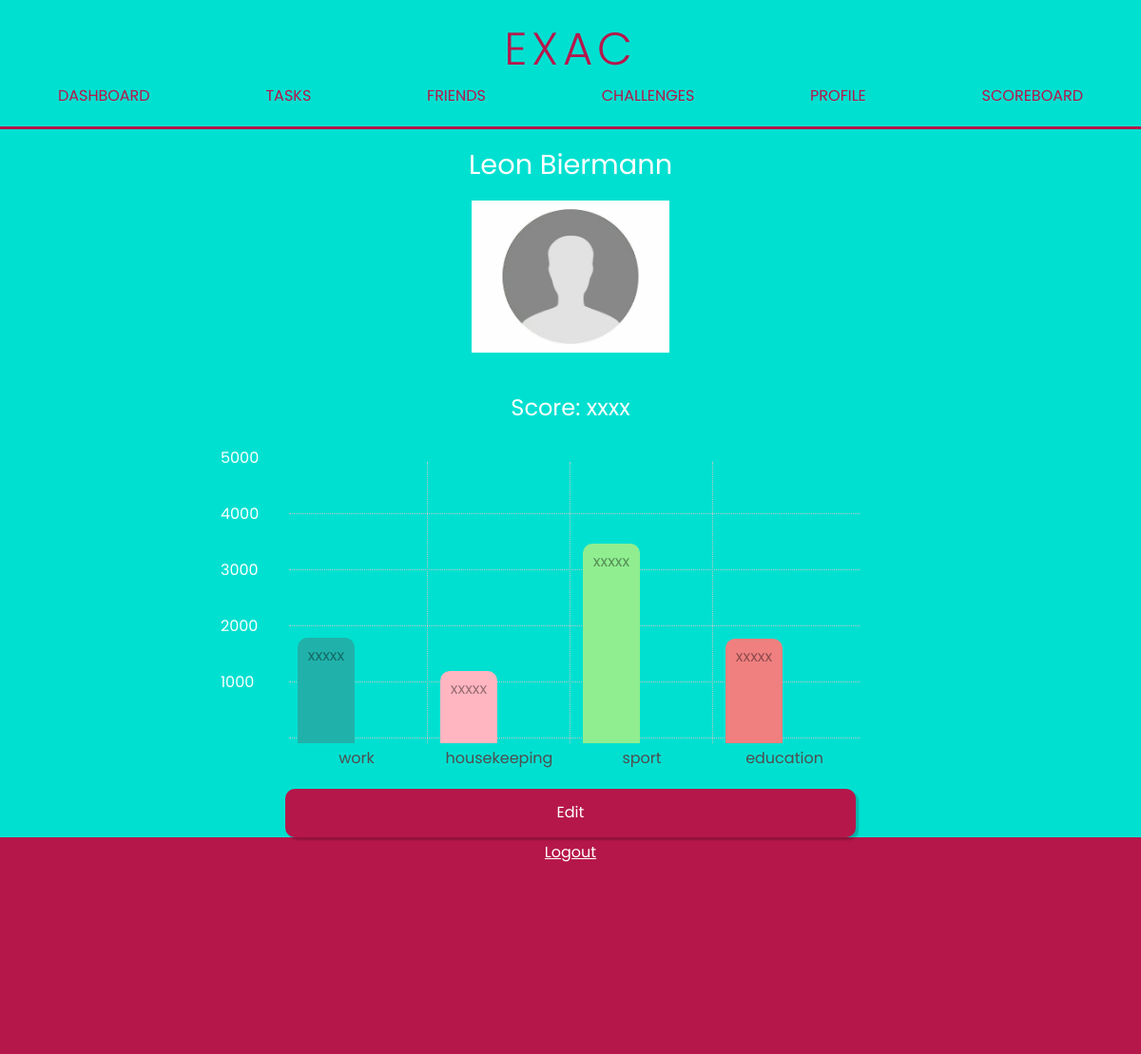
The app's page /profile (signed in), older data.
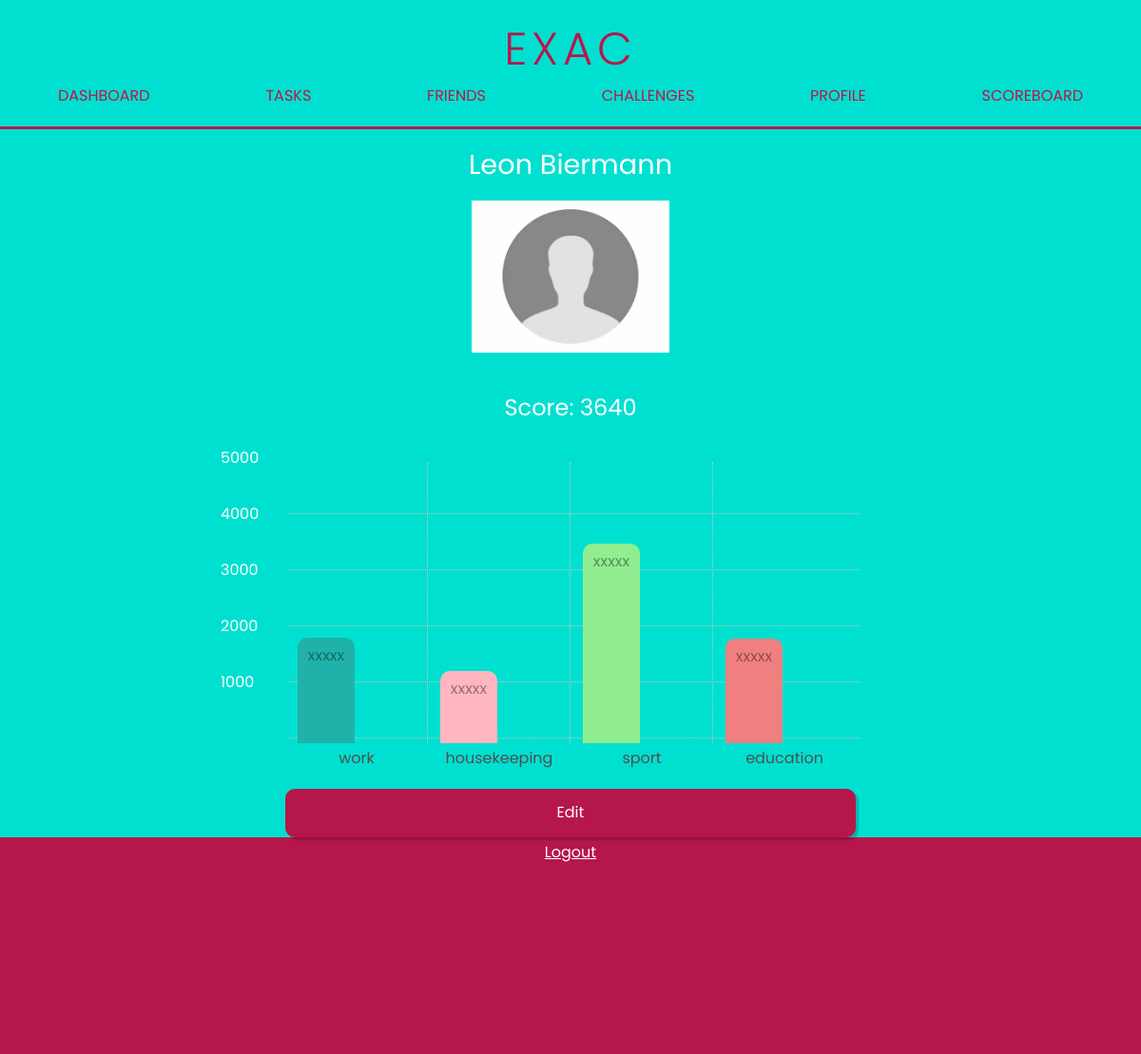
The same page, newer data.
### tables this page shows
CREATE TABLE users (id INTEGER PRIMARY KEY, email TEXT NOT NULL UNIQUE, username TEXT NOT NULL UNIQUE, hash TEXT NOT NULL);

CREATE TABLE scores(id INTEGER PRIMARY KEY, user_id INTEGER NOT NULL, score INTEGER NOT NULL, score_work INTEGER DEFAULT 0, score_daily INTEGER DEFAULT 0, score_health INTEGER DEFAULT 0, score_education INTEGER DEFAULT 0, FOREIGN KEY (user_id) REFERENCES users(id));

### application.py (the view, shortened to what this page needs)
@app.route("/profile", methods=["GET", "POST"])
@login_required
def profile():
    if request.method == "GET":
        username = request.args.get("username")
        if username is None:
            username = db.execute("SELECT username FROM users WHERE id=?",
                                  session.get("user_id"))[0]["username"]
            try:
                score = db.execute("SELECT score FROM scores WHERE user_id=?",
                                   session.get("user_id"))[0]["score"]
            except:
                score = "xxxx"
            return render_template("profiles/profile.html",
                                   own_profile=True,
                                   username=username,
                                   score=score)
    return render_template("profiles/profile.html")

### application.py (called while the page is built)
@app.after_request
def after_request(response):
    response.headers["Cache-Control"] = "no-cache, no-store, must-revalidate"
    response.headers["Expires"] = 0
    response.headers["Pragma"] = "no-cache"
    return response

### helpers.py (called while the page is built)
def login_required(f):
    @wraps(f)
    def decorated_function(*args, **kwargs):
        if session.get("user_id") is None:
            return redirect("/login")
        return f(*args, **kwargs)
    return decorated_function

### templates/profiles/profile.html (shortened to what this page needs)
{% extends "template.html" %}
{% block main %}
    <p class="big-font">{{username}}</p>
    <img class="profile-pic" src="../../static/images/416-4161690_empty-profile-picture-blank-avatar-image-circle.png" alt="picture">
    <p class="btn-font">Score: {{score}}</p>
    <table id="q-graph">
        <tbody>
            <tr class="qtr" id="q1">
                <th scope="row">work</th>
                <td class="sent bar" style="height: 111px; background-color:lightseagreen; border-radius: 10px 10px 0 0;"><p>xxxxx</p></td>
            </tr>
            <tr class="qtr" id="q2">
                <th scope="row">housekeeping</th>
                <td class="sent bar" style="height: 76px; background-color:lightpink; border-radius: 10px 10px 0 0;"><p>xxxxx</p></td>
            </tr>
            <tr class="qtr" id="q3">
                <th scope="row">sport</th>
                <td class="sent bar" style="height: 210px; background-color: lightgreen; border-radius: 10px 10px 0 0;"><p>xxxxx</p></td>
            </tr>
            <tr class="qtr" id="q4">
                <th scope="row">education</th>
                <td class="sent bar" style="height: 110px; background-color: lightcoral; border-radius: 10px 10px 0 0;"><p>xxxxx</p></td>
            </tr>
        </tbody>
    </table>
        <div id="ticks">
            <div class="tick" style="height: 59px;"><p>5000</p></div>
            <div class="tick" style="height: 59px;"><p>4000</p></div>
            <div class="tick" style="height: 59px;"><p>3000</p></div>
            <div class="tick" style="height: 59px;"><p>2000</p></div>
            <div class="tick" style="height: 59px;"><p>1000</p></div>
        </div>
    {%if own_profile%}
        <a class="btn-primary half-size" style="margin: 3rem 0 0 0;" href="/profile/edit"><p class="underline" >Edit</p></a>
    {% endif %}
{% endblock %}

### templates/template.html (shortened to what this page needs)
<!DOCTYPE html>
<html lang="en">
    <head>
        <link rel="stylesheet" href="../static/css/start.css">
        <link rel="stylesheet" href="https://cdnjs.cloudflare.com/ajax/libs/font-awesome/4.7.0/css/font-awesome.min.css">
    </head>
    <body>
        <header class="header">
            <nav id="myTopnav" class="topnav">
                <div class="mobile-nav">
                    <a href="/"><h1 class="title">EXAC</h1></a>
                </div>
                <div id="container-header">
                    <a class="li" href="/"><p>Dashboard</p></a>
                    <a class="li" href="/tasks"><p>Tasks</p></a>
                    <a class="li" href="/friends"><p>Friends</p></a>
                    <a class="li" href="/challenges"><p>Challenges</p></a>
                    <a class="li" href="/profile"><p>Profile</p></a>
                    <a class="li" href="/scoreboard/monthly"><p>Scoreboard</p></a>
                </div>
                <div class="line"></div>
            </nav>
        </header>
        <main class="container-main">
            {% block main %}{% endblock %}
        </main>
    </body>
    <footer>
        <div class="line"></div>
        <a class="btn-text" href="/logout">Logout</a>
    </footer>
</html>

### static/css/start.css (style rules this page uses)
:root { --clr-first: #fff; --clr-second: #fff; --clr-third: rgb(206, 102, 102); --clr-fourth: rgb(53, 132, 197); --clr-btn-primary-border: #b6174b; --clr-btn-primary: #b6174b; --clr-entry: #b6174b; --clr-entry-border: #b6174b; --clr-background: #00e0d1; --clr-footer: #b6174b; --clr-header-font: #b6174b; --font: "Poppins"; --font-h1: 300; --font-h2: 400; --font-p: 500; }
* { margin: 0; padding: 0; box-sizing: border-box; scroll-behavior: smooth; font-family: var(--font); font-size: 16px; color: var(--clr-first); }
body { text-align: center; background-color: var(--clr-background); }
header { padding: 1rem 0 1rem; justify-content: center; align-items: center; }
header h1 { width: 100%; font-weight: var(--font-h1); font-size: 3rem; letter-spacing: 0.3rem; text-align: center; justify-content: center; color: var(--clr-header-font); }
header nav { text-align: center; }
.underline { display: inline-block; }
#container-header { display: flex; justify-content: space-around; margin-bottom: 20px; }
header nav p { position: relative; display: inline-block; text-decoration: none; color: var(--clr-header-font); text-transform: uppercase; }
header nav p:after { background: none repeat scroll 0 0 transparent; bottom: 0; content: ""; display: block; height: 2px; left: 50%; position: absolute; background: var(--clr-header-font); transition: width 0.3s ease 0s, left 0.3s ease 0s; width: 0; }
.btn-primary { max-width: 100%; padding: 10px 5px 10px 5px; border-radius: 10px; text-decoration: none; border: 2px solid var(--clr-btn-primary-border); background-color: var(--clr-btn-primary); color: white; position: relative; height: 100%; box-shadow: 3px 3px 2px rgba(0, 0, 0, 0.2); }
.btn-text { background-color: transparent; border: none; text-decoration: underline; color: var(--clr-first); }
a { text-decoration: none; }
.underline:after { background: none repeat scroll 0 0 transparent; bottom: 0; content: ""; display: block; position: relative; height: 2px; left: 50%; background: #fff; transition: width 0.3s ease 0s, left 0.3s ease 0s; width: 0; }
h1 { font-size: 130%; font-weight: 500; color: var(--clr-header-font); }
.container-main { display: flex; flex-direction: column; justify-content: center; align-items: center; }
.big-font { font-size: 1.8em; }
.half-size { width: 50%; }
.btn-font { padding: 1em; font-size: 1.5em; }
.profile-pic { padding: 1em; height: 12em; }
#q-graph { display: block; position: relative; width: 600px; height: 300px; margin: 1.1em 0 0; padding: 0; background: transparent; font-size: 11px; }
#q-graph tr, #q-graph th, #q-graph td { position: absolute; bottom: 0; width: 150px; z-index: 2; margin: 0; padding: 0; text-align: center; }
#q-graph td { transition: all 0.3s ease; }
#q-graph tbody tr { height: 296px; padding-top: 2px; border-right: 1px dotted #c4c4c4; color: #aaa; }
#q-graph #q1 { left: 0em; }
#q-graph #q2 { left: 150px; }
#q-graph #q3 { left: 300px; }
#q-graph #q4 { left: 450px; border-right: none; }
#q-graph tbody th { bottom: -1.75em; vertical-align: top; font-weight: normal; color: rgb(78, 78, 78); }
#q-graph .bar { width: 60px; border: 1px solid; border-bottom: none; color: rgb(255, 255, 255); }
#q-graph .bar p { margin: 5px 0 0; padding: 0; opacity: 0.4; color: black; }
#q-graph .sent { left: 13px; background-color: color-sent; border-color: transparent; }
#ticks { position: relative; top: -300px; left: 2px; width: 596px; height: 300px; z-index: 1; margin-bottom: -300px; font-size: 10px; font-family: "fira-sans-2", Verdana, sans-serif; }
#ticks .tick { position: relative; border-bottom: 1px dotted #c4c4c4; width: 600px; }
#ticks .tick p { position: absolute; left: -5em; top: -0.8em; margin: 0 0 0 0.5em; }
.line { background-color: var(--clr-header-font); height: 3px; width: 100%; }
.bar { width: 35px; height: 5px; background-color: black; margin: 6px 0; }
footer { width: 100%; display: flex; flex-direction: column; justify-content: flex-start; align-items: center; background-color: var(--clr-footer); padding-bottom: 200px; }

Row changes from the older to the newer data that the page shows:
added scores: score "3640"
Text that changed along with them:
{{ score }}: "xxxx" → (not shown)
